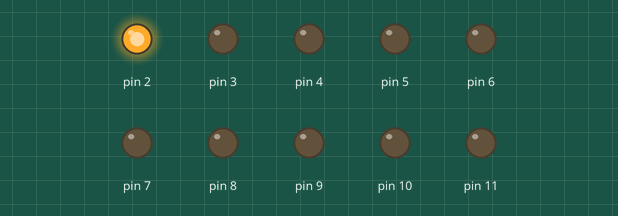
The sketch below on a simulated Arduino Uno, built with avr-gcc and run on an emulated ATmega328P. Shown: output pins drawn as LEDs (lit = HIGH).

Above: at 0.12 s.
At 1.62 s:
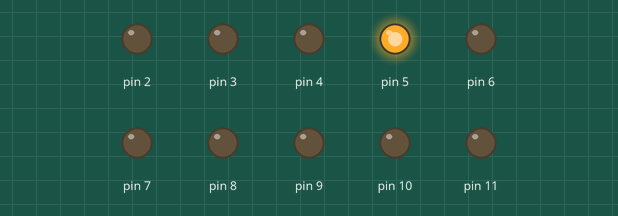
At 3.12 s:
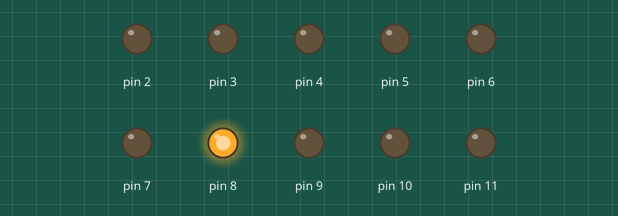
At 6.37 s:
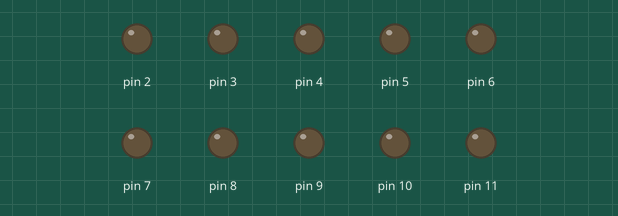
At 9.62 s:
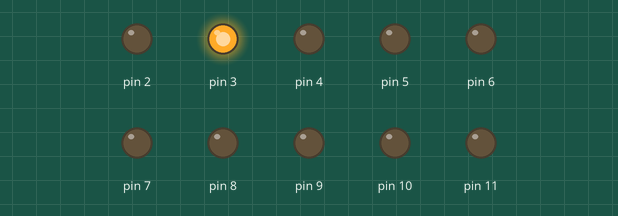
At 12.62 s:
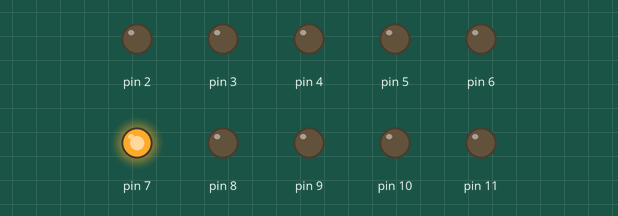
Timing chart, 0 to 13.0 s (numbered marks = the images above):
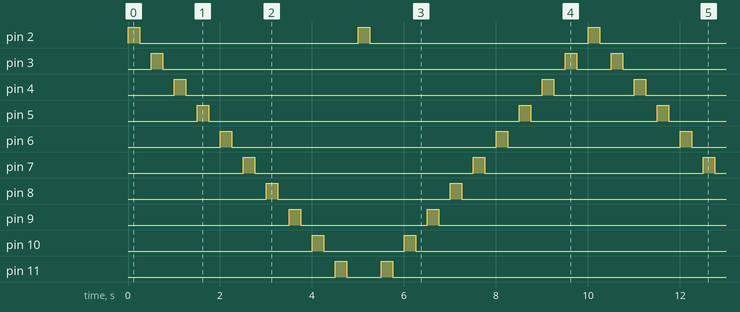

Measured:
- by itself, pin 2, pin 7: alternates HIGH for 0.25 s and LOW for 4.8 s
- by itself, pin 3: repeats every 10.0 s: LOW 8.8 s, HIGH 0.25 s, LOW 0.75 s, HIGH 0.25 s
- by itself, pin 4: repeats every 10.0 s: LOW 7.8 s, HIGH 0.25 s, LOW 1.8 s, HIGH 0.25 s
- by itself, pin 5: repeats every 10.0 s: LOW 6.8 s, HIGH 0.25 s, LOW 2.8 s, HIGH 0.25 s
- by itself, pin 6: repeats every 10.0 s: LOW 5.8 s, HIGH 0.25 s, LOW 3.8 s, HIGH 0.25 s
- by itself, pin 8: repeats every 10.0 s: LOW 3.8 s, HIGH 0.25 s, LOW 5.8 s, HIGH 0.25 s
- by itself, pin 9: repeats every 10.0 s: LOW 2.8 s, HIGH 0.25 s, LOW 6.8 s, HIGH 0.25 s
- by itself, pin 10: repeats every 10.0 s: LOW 1.8 s, HIGH 0.25 s, LOW 7.8 s, HIGH 0.25 s

The sketch:

code.ino
```cpp
void setup()
{
  pinMode(2, OUTPUT);
  pinMode(3, OUTPUT);
  pinMode(4, OUTPUT);
  pinMode(5, OUTPUT);
  pinMode(6, OUTPUT);
  pinMode(7, OUTPUT);
  pinMode(8, OUTPUT);
  pinMode(9, OUTPUT);
  pinMode(10, OUTPUT);
  pinMode(11, OUTPUT);
}

void loop()
{
  for (int i = 2; i <= 11; i++) {
  	digitalWrite(i, HIGH);
    delay(250);
    digitalWrite(i, LOW);
    delay(250);
  }

  digitalWrite(2, HIGH);
  delay(250);
  digitalWrite(2, LOW);
  delay(250);

  for (int i = 11; i > 2; i--) {
  	digitalWrite(i, HIGH);
    delay(250);
    digitalWrite(i, LOW);
    delay(250);
  }
}
```
